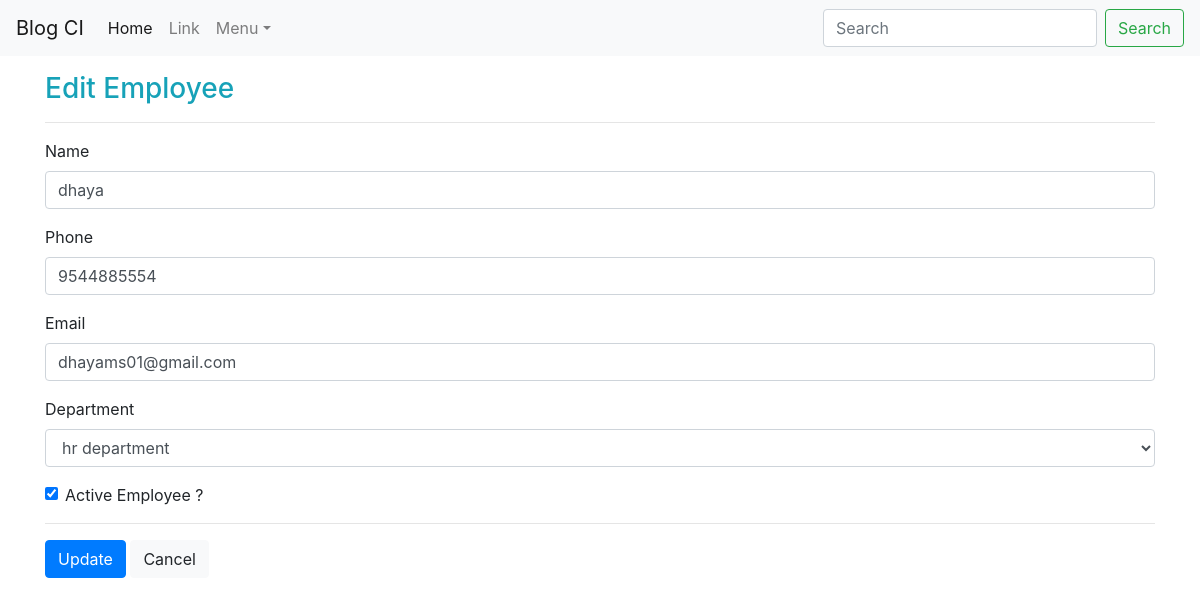
Page /employees/edit/4 on the earlier database version.
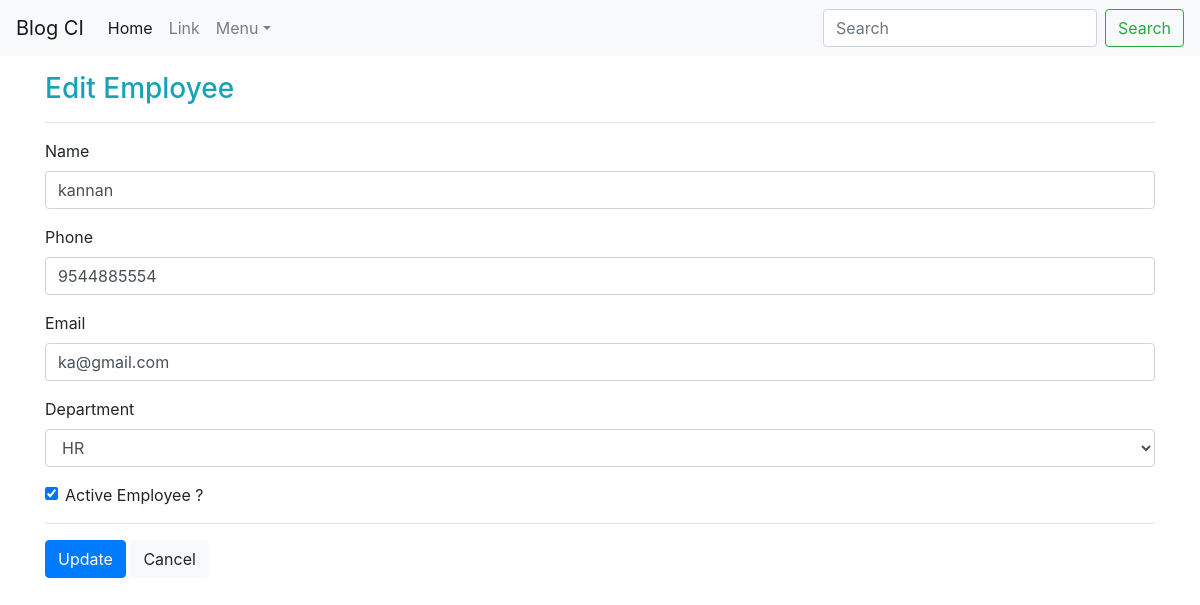
Same page on the later database version.
### tables this page shows
CREATE TABLE `employee` (
  `id` int(11) NOT NULL,
  `name` varchar(60) NOT NULL,
  `phone` text NOT NULL,
  `email` text NOT NULL,
  `departmentid` int(11) NOT NULL,
  `status` tinyint(4) NOT NULL
);

CREATE TABLE `department` (
  `id` int(11) NOT NULL,
  `name` varchar(60) NOT NULL,
  `description` text NOT NULL,
  `location` text NOT NULL,
  `status` tinyint(4) NOT NULL,
  `created_at` timestamp NOT NULL DEFAULT CURRENT_TIMESTAMP ON UPDATE CURRENT_TIMESTAMP
);

### application/views/employees/page.php (called while the page is built, shortened)
<?php
$this->load->view('master/header');
$this->load->view($page);
?>

### application/controllers/Employees.php (called while the page is built, shortened)
<?php
class Employees extends CI_Controller
{
    public function  __construct()
    {
        $this->load->model('employee');
    }
    public function edit($id)
    {
        $data['departments'] = $this->employee->get_one_items('department','status',1);
        $data['employee'] = $this->employee->get_one_item('employee', 'id', $id);
        $data['page'] = 'employees/edit';
        $this->load->view('employees/page', $data);
    }
}

### index.php (called while the page is built, shortened)
<?php
require_once BASEPATH.'core/CodeIgniter.php';

### application/models/Common.php (called while the page is built, shortened)
<?php
class Common extends CI_Model
{
    public function get_one_item($table,$field,$value)
    {
        return $this->db->get_where($table, array($field=>$value))->row();
    }
    public function get_one_items($table,$field,$value)
    {
                $this->db->where($field,$value);
                $query = $this->db->get($table);
                $res=$query->result();
                return $res;
    }
}

### application/views/employees/edit.php (the view, shortened to what this page needs)
<div class="row">
  <div class="col">
    <h3 class="text-info">Edit Employee</h3>
    <hr>
  </div>
</div>
<div class="row">
  <div class="col">
    <form name="editform" action="<?php echo base_url(); ?>employees/update" method="post" >
        <div class="form-group">
            <label for="name">Name</label>
            <input type="text" class="form-control" id="name" value="<?php if(!empty($employee)){ echo $employee->name ; } else{  echo set_value('name') ; }?>" name="name" >
        </div>
        <div class="form-group">
            <label for="phone">Phone</label>
            <input type="text" class="form-control" id="phone" value="<?php if(!empty($employee)){ echo $employee->phone ; } else{  echo set_value('phone') ; }?>" name="phone" >
        </div>
        <div class="form-group">
            <label for="email">Email</label>
            <input type="email" class="form-control" id="email" value="<?php if(!empty($employee)){ echo $employee->email ; } else{  echo set_value('email') ; }?>" name="email" >
        </div>
        <?php if(!empty($employee)) { $dept = $employee->departmentid ;}else {$dept = set_value('department') ; } ?>
        <div class="form-group">
            <label for="department">Department</label>
            <select class="form-control" id="department" name="department" >
                <?php foreach ($departments as $department) {?>
                    <option <?php if($dept == $department->id){ echo "selected" ; } ?>  value="<?php echo $department->id ; ?>"><?php echo $department->name; ?></option>
                <?php }?>
            </select>
        </div>
        <div class="form-check">
            <input class="form-check-input" <?php if(!empty($employee)){if($employee->status  == 1) { echo "checked" ; }}?> type="checkbox" value="" id="status" name="status">
            <label class="form-check-label" for="status">
                Active Employee ?
            </label>
        </div>
        <hr>
        <button type="submit" class="btn btn-primary">Update</button>
        <a href="<?php echo base_url();?>employees" class="btn btn-light">Cancel</a>
    </form>
  </div>
</div>

Differences in the rows shown:
changed employee: name "dhaya" → "kannan"; email "dhayams01@gmail.com" → "ka@gmail.com"; department "hr department" → "HR"
